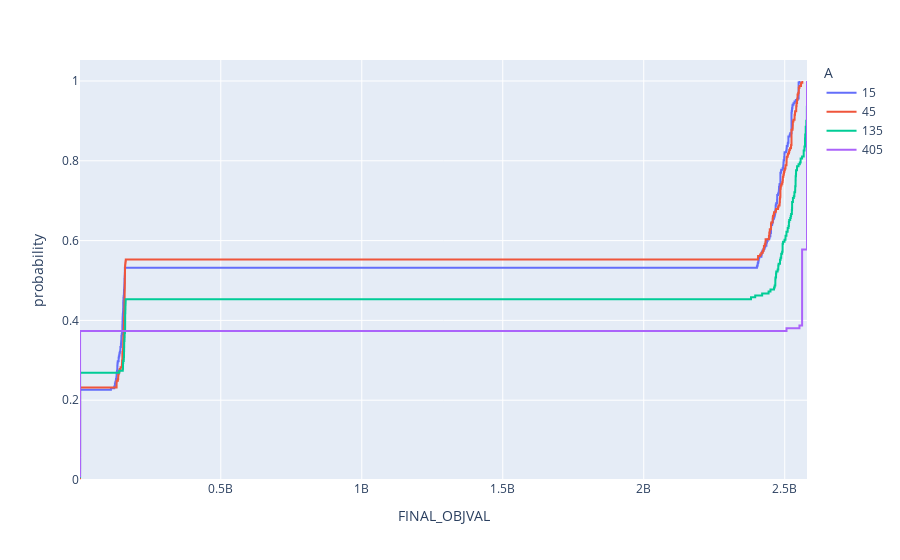

Notebook code for this chart:
### Code cell
fig = px.ecdf(df_all, x="FINAL_OBJVAL", color = "A")
fig.show()

### Figure 1 — Plotly figure (JSON) as saved in the notebook; plotly's stock layout.template omitted (floating-point values rounded to 4 significant figures; data arrays with more than 128 entries replaced by an {"elided": "..."} marker saying what was removed)
{"data": [{"hovertemplate": "A=15<br>FINAL_OBJVAL=%{x}<br>probability=%{y}<extra></extra>", "legendgroup": "15", "line": {"dash": "solid", "shape": "hv"}, "marker": {"color": "#636efa", "symbol": "circle"}, "mode": "lines", "name": "15", "orientation": "v", "showlegend": true, "type": "scatter", "x": {"elided": "252 float values"}, "xaxis": "x", "y": {"elided": "252 float values"}, "yaxis": "y"}, {"hovertemplate": "A=45<br>FINAL_OBJVAL=%{x}<br>probability=%{y}<extra></extra>", "legendgroup": "45", "line": {"dash": "solid", "shape": "hv"}, "marker": {"color": "#EF553B", "symbol": "circle"}, "mode": "lines", "name": "45", "orientation": "v", "showlegend": true, "type": "scatter", "x": {"elided": "237 float values"}, "xaxis": "x", "y": {"elided": "237 float values"}, "yaxis": "y"}, {"hovertemplate": "A=135<br>FINAL_OBJVAL=%{x}<br>probability=%{y}<extra></extra>", "legendgroup": "135", "line": {"dash": "solid", "shape": "hv"}, "marker": {"color": "#00cc96", "symbol": "circle"}, "mode": "lines", "name": "135", "orientation": "v", "showlegend": true, "type": "scatter", "x": {"elided": "201 float values"}, "xaxis": "x", "y": {"elided": "201 float values"}, "yaxis": "y"}, {"hovertemplate": "A=405<br>FINAL_OBJVAL=%{x}<br>probability=%{y}<extra></extra>", "legendgroup": "405", "line": {"dash": "solid", "shape": "hv"}, "marker": {"color": "#ab63fa", "symbol": "circle"}, "mode": "lines", "name": "405", "orientation": "v", "showlegend": true, "type": "scatter", "x": {"elided": "142 float values"}, "xaxis": "x", "y": {"elided": "142 float values"}, "yaxis": "y"}], "layout": {"legend": {"title": {"text": "A"}, "tracegroupgap": 0}, "margin": {"t": 60}, "xaxis": {"anchor": "y", "domain": [0, 1], "title": {"text": "FINAL_OBJVAL"}}, "yaxis": {"anchor": "x", "domain": [0, 1], "rangemode": "tozero", "title": {"text": "probability"}}}}
